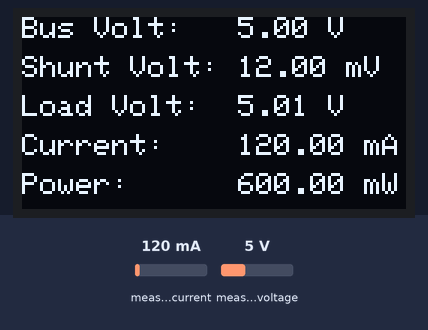
Recording of a sketch running on a simulated Arduino Uno, built with avr-gcc and run on an emulated ATmega328P. Shown: 128×64 one-colour display. Inputs (shaded band) come from the test bench; at power-on: measured current 120 mA, measured voltage 5 V. What the sketch prints to the serial monitor is not drawn.

Above: at 6.2 s.
6.3 s: measured current set to 40 mA
At 7.9 s:
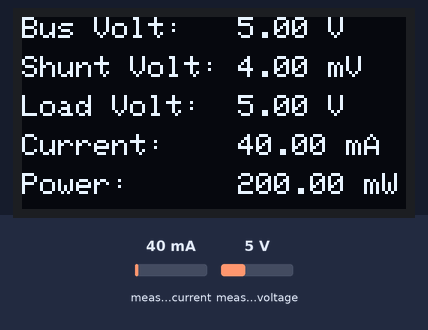
8.2 s: measured voltage set to 0.3 V
At 9.6 s:
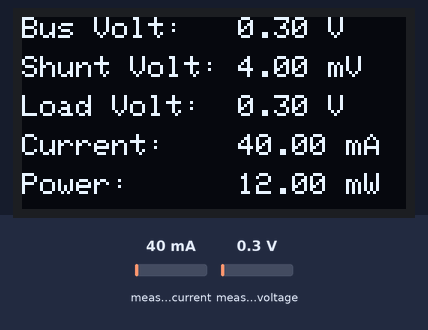
9.9 s: measured current set to 500 mA
At 10.7 s:
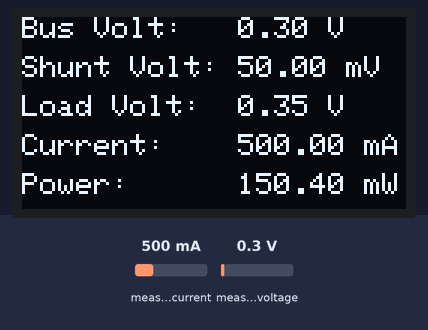
11.6 s: measured voltage set to 3.8 V
At 12.8 s:
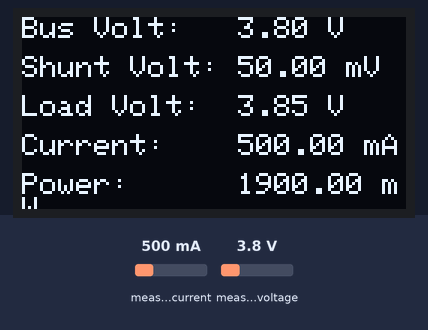
Timing chart, 0 to 14.2 s (numbered marks = the images above; inputs shaded):
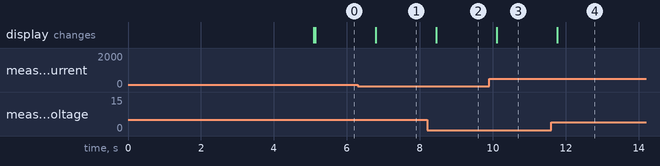

The sketch:

INA219_Current_Monitor_Code.ino
```cpp
#include <Wire.h>
#include <Adafruit_GFX.h>
#include <Adafruit_SSD1306.h>
#include <Adafruit_INA219.h>

//Declaration for INA-219 Sensor
Adafruit_INA219 ina219;

//Declaration for an SSD1306 display connected to I2C (SDA, SCL pins)
#define SCREEN_WIDTH 128 // OLED display width, in pixels
#define SCREEN_HEIGHT 64 // OLED display height, in pixels
Adafruit_SSD1306 display(SCREEN_WIDTH, SCREEN_HEIGHT, &Wire, -1);

void setup()
{
  Serial.begin(115200);

  // Initialize the INA219.
  if (! ina219.begin())
  {
    Serial.println("Failed to find INA219 chip");
    while (1) { delay(10); }
  }
  // By default the initialization will use the largest range (32V, 2A).  However
  // you can call a setCalibration function to change this range.
  // To use a slightly lower range (32V, 1A ) (higher precision on amps), uncomment the below line
  ina219.setCalibration_32V_1A();
  // Or to use a lower range (16V, 400mA) (higher precision on volts and amps), uncomment the below line
  //ina219.setCalibration_16V_400mA();

  // Initialize the OLED Display.
  if(!display.begin(SSD1306_SWITCHCAPVCC, 0x3C)) //Address 0x3C for 128x64 OLED Display
  {
    Serial.println(F("SSD1306 allocation failed"));
    for(;;);
  }

  //Displaying the boot message on OLED Display
  display.clearDisplay();
  display.setTextSize(2);
  display.setTextColor(WHITE);
  display.setCursor(20,10);
  display.println("INA-219");
  display.setTextSize(1);
  display.setCursor(20,40);
  display.println("Current Monitor");
  display.drawRoundRect(0, 00, 128, 64, 8, WHITE);
  display.display();
  delay(5000);
  display.clearDisplay();
  display.display();
}

void loop()
{
  // Initilizing variables
  float shuntvoltage = 0;
  float busvoltage = 0;
  float current_mA = 0;
  float loadvoltage = 0;
  float power_mW = 0;

  // Reading Values from INA219 Current Sensor
  shuntvoltage = ina219.getShuntVoltage_mV();
  busvoltage = ina219.getBusVoltage_V();
  current_mA = ina219.getCurrent_mA();
  power_mW = ina219.getPower_mW();
  loadvoltage = busvoltage + (shuntvoltage / 1000);

  //Displaying data to Serial Monitor
  Serial.print("Bus Voltage:   "); Serial.print(busvoltage); Serial.println(" V");
  Serial.print("Shunt Voltage: "); Serial.print(shuntvoltage); Serial.println(" mV");
  Serial.print("Load Voltage:  "); Serial.print(loadvoltage); Serial.println(" V");
  Serial.print("Current:       "); Serial.print(current_mA); Serial.println(" mA");
  Serial.print("Power:         "); Serial.print(power_mW); Serial.println(" mW");
  Serial.println("");

  //Displaying data to OLED Display
  display.clearDisplay();
  display.setTextSize(1);
  display.setTextColor(WHITE);
  display.setCursor(0,0);
  display.print("Bus Volt:   "); display.print(busvoltage); display.println(" V"); display.setCursor(0,13);
  display.print("Shunt Volt: "); display.print(shuntvoltage); display.println(" mV"); display.setCursor(0,26);
  display.print("Load Volt:  "); display.print(loadvoltage); display.println(" V"); display.setCursor(0,39);
  display.print("Current:    "); display.print(current_mA); display.println(" mA"); display.setCursor(0,52);
  display.print("Power:      "); display.print(power_mW); display.println(" mW");
  display.display();

  delay(500);
}
```

Measured:
- after the input at 6.3 s, the display: changes after 0.50 s (image 1)
- after the input at 8.2 s, the display: changes after 0.25 s (image 2)
- after the input at 9.9 s, the display: changes after 0.20 s (image 3)
- after the input at 11.6 s, the display: changes after 0.16 s (image 4)
